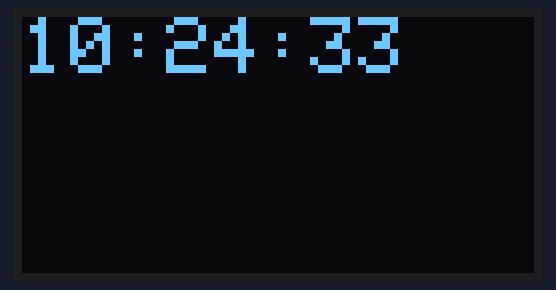
The sketch below on a simulated ESP32. Shown: 128×64 one-colour display. WiFi joins after 1.5 s; servers stay silent unless stated; the local clock reads 2024-03-15 10:24:30 at power-on unless the sketch sets it; what the sketch prints to the serial monitor is not drawn.

Above: at 3.6 s.
At 7.7 s:
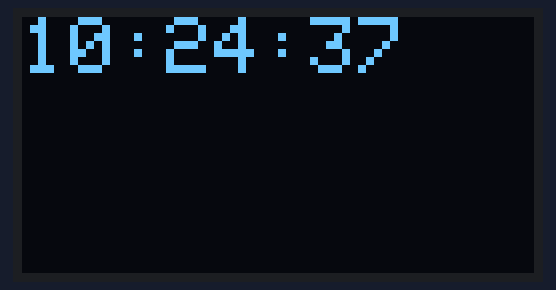
At 11.8 s:
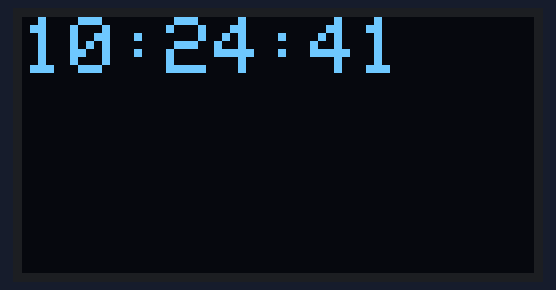
At 21.1 s:
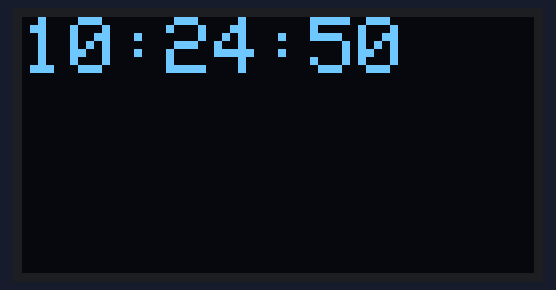
At 29.3 s:
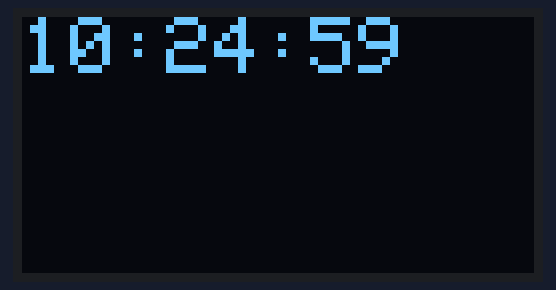
At 38.5 s:
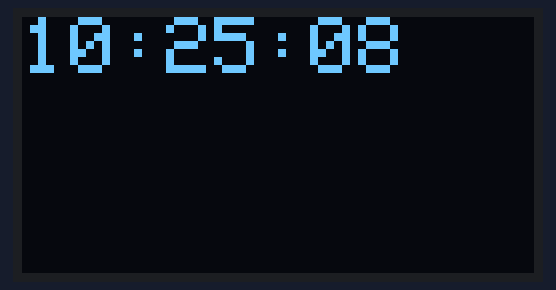

The sketch:

ClockOnDisplay.ino
```cpp
#include <Wire.h>
#include <Adafruit_GFX.h>
#include <Adafruit_SSD1306.h>
#include <WiFi.h>
#include "time.h"
#include "sntp.h"

#define SCREEN_WIDTH 128  // OLED display width, in pixels
#define SCREEN_HEIGHT 64  // OLED display height, in pixels

// Declaration for SSD1306 display connected using software SPI (default case):
#define OLED_MOSI   9 // d1
#define OLED_CLK   10 // d0
#define OLED_DC    11
#define OLED_CS    12
#define OLED_RESET 13
Adafruit_SSD1306 display(SCREEN_WIDTH, SCREEN_HEIGHT,
  OLED_MOSI, OLED_CLK, OLED_DC, OLED_RESET, OLED_CS);

// WiFi credentials
const char* ssid       = "MY-NETWORK";
const char* password   = "123456";

// NTP and time configuration
const char* ntpServer1 = "pool.ntp.org";
const char* ntpServer2 = "time.nist.gov";
const long  gmtOffset_sec = 3600;  // GMT+1 for Denmark (Central European Time)
const int   daylightOffset_sec = 3600;  // Daylight savings offset (1 hour)

// Function to print the current local time to the serial monitor
void printLocalTime()
{
  struct tm timeinfo;
  if (!getLocalTime(&timeinfo)) {
    Serial.println("No time available (yet)");
    return;
  }

  // Print to Serial Monitor
  Serial.println(&timeinfo, "%A, %B %d %Y %H:%M:%S");

  // Clear the OLED display and show the current time
  display.clearDisplay();
  display.setTextSize(2);           // Set the text size
  display.setTextColor(SSD1306_WHITE);
  display.setCursor(0, 0);

  // Format and display the time (hh:mm:ss)
  display.printf("%02d:%02d:%02d", timeinfo.tm_hour, timeinfo.tm_min, timeinfo.tm_sec);
  display.display();
}

// Callback function (gets called when time adjusts via NTP)
void timeavailable(struct timeval *t)
{
  Serial.println("Got time adjustment from NTP!");
  printLocalTime();
}

void setup() {
  Serial.begin(115200);

  // Initialize the OLED display
  if(!display.begin(SSD1306_SWITCHCAPVCC, 0x3C)) {  // Address 0x3C for most OLEDs
    Serial.println(F("SSD1306 allocation failed"));
    for(;;);  // Don't proceed, loop forever
  }
  display.clearDisplay();
  display.display();

  // Connect to WiFi
  Serial.printf("Connecting to %s ", ssid);
  WiFi.begin(ssid, password);
  while (WiFi.status() != WL_CONNECTED) {
    delay(500);
    Serial.print(".");
  }
  Serial.println(" CONNECTED");

  // Set the NTP time sync notification callback
  sntp_set_time_sync_notification_cb(timeavailable);

  // Configure time with NTP servers
  configTime(gmtOffset_sec, daylightOffset_sec, ntpServer1, ntpServer2);

  // Give some time for the clock to sync
  delay(2000);
}

void loop() {
  // Print and display the local time every second
  printLocalTime();
  delay(1000);
}
```

Measured:
- what the display in image 0 shows lasts 1.0 s, from 3.6 s to 4.6 s
